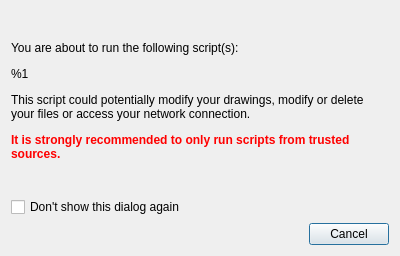
<?xml version="1.0" encoding="UTF-8"?>
<ui version="4.0">
 <class>RunScript</class>
 <widget class="QDialog" name="RunScript">
  <property name="geometry">
   <rect>
    <x>0</x>
    <y>0</y>
    <width>400</width>
    <height>256</height>
   </rect>
  </property>
  <property name="minimumSize">
   <size>
    <width>400</width>
    <height>256</height>
   </size>
  </property>
  <property name="windowTitle">
   <string>Running Script</string>
  </property>
  <property name="modal">
   <bool>true</bool>
  </property>
  <layout class="QVBoxLayout">
   <item>
    <widget class="QLabel" name="Message">
     <property name="sizePolicy">
      <sizepolicy hsizetype="Preferred" vsizetype="MinimumExpanding">
       <horstretch>0</horstretch>
       <verstretch>0</verstretch>
      </sizepolicy>
     </property>
     <property name="text">
      <string>&lt;html&gt;&lt;head/&gt;&lt;body&gt;&lt;p&gt;You are about to run the following script(s):&lt;/p&gt;&lt;p&gt;%1&lt;/p&gt;&lt;p&gt;This script could potentially modify your drawings, modify or delete your files or access your network connection.&lt;/p&gt;&lt;p&gt;&lt;span style=&quot; font-weight:600; color:#ff0000;&quot;&gt;It is strongly recommended to only run scripts from trusted sources.&lt;/span&gt;&lt;/p&gt;&lt;/body&gt;&lt;/html&gt;</string>
     </property>
     <property name="wordWrap">
      <bool>true</bool>
     </property>
    </widget>
   </item>
   <item>
    <widget class="QCheckBox" name="DontShowDialog">
     <property name="text">
      <string>Don't show this dialog again</string>
     </property>
    </widget>
   </item>
   <item>
    <widget class="QDialogButtonBox" name="ButtonBox">
     <property name="standardButtons">
      <set>QDialogButtonBox::Cancel</set>
     </property>
    </widget>
   </item>
  </layout>
 </widget>
 <tabstops>
  <tabstop>ButtonBox</tabstop>
 </tabstops>
 <resources/>
 <connections>
  <connection>
   <sender>ButtonBox</sender>
   <signal>accepted()</signal>
   <receiver>RunScript</receiver>
   <slot>accept()</slot>
   <hints>
    <hint type="sourcelabel">
     <x>274</x>
     <y>251</y>
    </hint>
    <hint type="destinationlabel">
     <x>286</x>
     <y>227</y>
    </hint>
   </hints>
  </connection>
  <connection>
   <sender>ButtonBox</sender>
   <signal>rejected()</signal>
   <receiver>RunScript</receiver>
   <slot>reject()</slot>
   <hints>
    <hint type="sourcelabel">
     <x>230</x>
     <y>251</y>
    </hint>
    <hint type="destinationlabel">
     <x>236</x>
     <y>209</y>
    </hint>
   </hints>
  </connection>
 </connections>
</ui>
